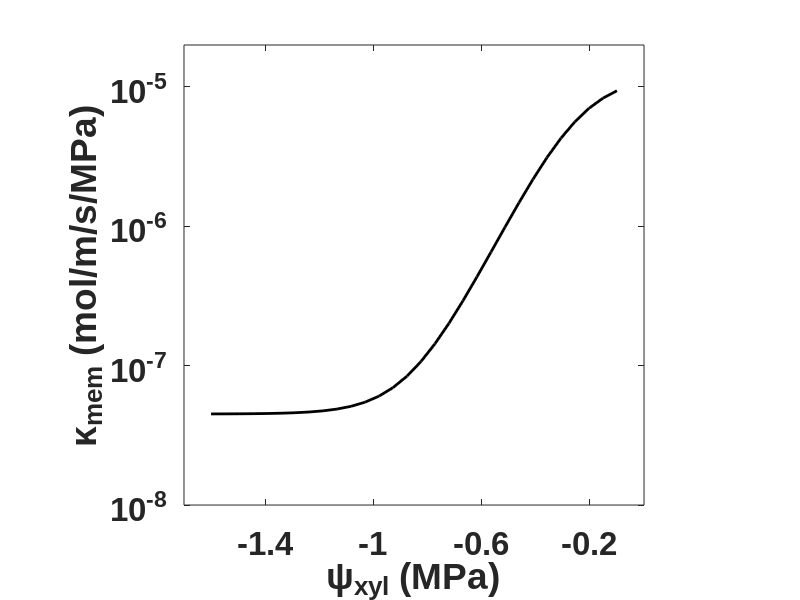

This figure's MATLAB source: (Note: this script raises an error after producing the figure.)
% code_for_preferred_architecture_main_text_Figs_4c_to_4h.m
% Description: This code executes the mathematical model developed in SI
% Section S10 in the paper titled, "Loss of plasma membrane conductance of 
% outside-xylem zone explains non-stomatal control of transpiration". We 
% generate 3 predictions (mean and bounds of uncertainty interval) with 
% npoints (see below) being the number of points in the discretized domain 
% for each prediction. npoints are distributed across four ranges in 
% psi_xyl: -0.4 to 0; -0.8 to -0.4; -1.2 to -0.8 and -1.6 to -1.2 (MPa). 
% The prediction mean and bounds of uncertainty interval is then compared to 
% the data mean +/- S.E. 
% This code uses the following MATLAB toolboxes:
% 1. Optimization Toolbox
% Code developed by: Sabyasachi Sen
% Email: ss3945@cornell.edu
% Affiliation: Cornell University
% Created: February 8, 2025
% Last Modified: February 10, 2025
% Copyright (c) 2025 Sabyasachi Sen
% If you use this code in your research, please cite as:
% "Sabyasachi Sen. (2025). code_for_preferred_hypothesis_main_text_Figs_4c_to_4h.m
% Retrieved from manuscript titled: Loss of plasma membrane conductance of 
% outside-xylem zone explains non-stomatal control of transpiration"
% This code is provided under the MIT License.
% For full license terms, see: https://opensource.org/licenses/MIT

clear;
close all;
clc;

%% Thermodynamic parameters (see Table S3 in SI Section S10)

leaf_temp=309; % leaf temperature (=36C) in Kelvin
p_sat=5946.178; % saturation pressure in Pa at 36C
R=8.314; % universal gas constant in SI units Pa.m3/K/mol
v_bar=18e-6; % molar volume of water in m3/mol
c=39.45; % molar concentration of air in mol/m3
D=2.5e-5; % diffusivity of water vapor in air in m2/s
p_atm=101325; % atmospheric pressure in Pa
kai_0=p_sat/p_atm; % reference mole fraction of water vapor at leaf temperature

%% Introduce uncertainty in parameters to generate uncertainty interval in predictions (see Tables S4 and S5 in SI Section S10)

% Notation: variable name: high, mid, low values
A_cc_arr=[5e-9, 6e-9, 7e-9]; % x-sectional area for flow in cell-to-cell path (in m2)
A_vap_arr=[5e-9, 5.5e-9, 6e-9]; % x-sectional area for flow in apoplasmic path (in m2)
bs_tortuosity_arr=[1, 2, 4]; % bundle sheath tortuosity (dimensionless)
mes_tortuosity_arr=[1, 1.5, 4]; % mesophyll tortuosity (dimensionless)
kappa_mem_max_arr=[12e-6, 11e-6, 10e-6]; % maximum membrane conductivity in mol/m/s/MPa
kappa_mem_min_arr=[4.5e-8, 4.1e-8, 3.7e-8]; % minimum membrane conductivity in mol/m/s/MPa
kappa_mem_trigger_arr=[-0.24e6, -0.22e6, -0.2e6]; % xylem stress at which 'characteristic' loss of membrane conductivity occurs (in Pa)
kappa_mem_decline_sensitivity_arr=[0.9e-5, 1.1e-5, 1.3e-5]; % determines sensitivity of membrane conductivity to xylem stress in MPa^(-1)

% Fig. 4f (well-watered) corresponds to psi_xyl = -0.4 +/- 0.15 MPa: use VPD=3.8 kPa; i=7th element in psi_xyl array for ii=1,2,3 to generate Fig. 4f
% Fig. 4g (water-limited) corresponds to psi_xyl = -0.85 +/- 0.15 MPa: use VPD=4.2 kPa; i=14 (for ii=3), i=16 (for ii=2), and i=18 (for ii=1) to generate Fig. 4g
% Fig. 4h (abaxial-taped) corresponds to psi_xyl = -1.2 +/- 0.15 MPa: use VPD=4.2 kPa; gs_ad=75e-3, gs_ab=0; ii=1: i=17; ii=2: i=20; ii=3: i=24 to generate Fig. 4h

%% Constant leaf anatomical parameters (see Table S4 in SI Section S10)

L_total=2e-4; % total thickness of leaf in m
L_ad=L_total/2; % Assume half-thickness of leaf 
L_ab=L_total/2; % Assume half-thickness of leaf 
L_bs=L_ad/3; % Assume bundle sheath occupies 1/3rd of leaf thickness
A_cw=0.08e-9; % x-sectional area for flow in cell wall (in m2)

%% Constant transport parameters (see Table S5 in SI Section S10)

k_cc=5e-5; % hydraulic conductivity of cell-to-cell path in mol/m/s/MPa: Rockwell review undersaturation - use higher end of L_p 
gs_ad=90e-3; % adaxial stomatal conductance in mol/m2/s
gs_ab=90e-3; % abaxial stomatal conductance in mol/m2/s
gs=(gs_ad+gs_ab)*1e3; % total stomatal conductance in mmol/m2/s: will be used to calculate transpiration rate

%% Driving forces for transpiration

% psi_xylem sweep
npoints=30; % number of nodes in the discretized domain
psi_xylem=flipud(linspace(-1.6,-0.1,npoints)')*1e6; % xylem water potential in Pa
xylem_means=[-0.2;-0.6;-1;-1.4]; % for plotting in bins

% VPD sweep 
rel_hum = flipud(linspace(0.36,0.7,npoints)'); % relative humidity of bulk air outside the leaf
vpd = p_sat*(1-rel_hum)/1e3; % vpd in kPa: the mean vpd in our measurements is ~3.8 kPa which is the last element in the vpd array here

%% Finite difference discretization parameters:

N=1000; % Total # of nodes including boundary nodes
h=L_total/(N-1); % interval between nodes

%% Coordinates along leaf thickness direction (in metres)

coords_ad=linspace(0,L_ad,N)'; % adaxial coordinates
coords_ab=linspace(-L_ab,0,N)'; % abaxial coordinates
coords_bs_ad=coords_ad(1:round(N/3)); % adaxial bundle sheath coordinates
coords_bs_ab=coords_ab(round(2*N/3)+1:end); % abaxial bundle sheath coordinates
coords_mes_ad=coords_ad(round(N/3):end); % adaxial mesophyll coordinates
coords_mes_ab=coords_ab(1:round(2*N/3)+1); % abaxial mesophyll coordinates
coordinates_ad=coords_ad*1e6; % coordinates for adaxial section: microns for plotting
coordinates_ab=coords_ab*1e6; % coordinates for abaxial section: microns for plotting

%% Loop through 3 sets of parameters

for ii=1:3

    % Variable leaf anatomical parameters and transport parameters (see Tables S4 and S5 in SI Section S10)

    bs_tortuosity=bs_tortuosity_arr(ii); % bundle sheath tortuosity
    mes_tortuosity=mes_tortuosity_arr(ii); % mesophyll tortuosity

    k_bs_vap=c*D*v_bar*kai_0/(R*leaf_temp)/bs_tortuosity/1e-6; % hydraulic conductivity of vapor in bundle sheath in mol/m/s/MPa; this assumes driving force for transport is water potential. Ref: Rockwell 2014
    k_mes_vap=c*D*v_bar*kai_0/(R*leaf_temp)/mes_tortuosity/1e-6; % hydraulic conductivity of vapor in mesophyll in mol/m/s/MPa; this assumes driving force for transport is water potential. Ref: Rockwell 2014
    
    k_bs_cw=2.7e-6/bs_tortuosity; % hydraulic conductivity of bundle sheath cell wall in mol/m/s/MPa; this assumes driving force for transport is water potential gradient. Refs: Michael potato parenchyma 1997; Rockwell et al. 2022
    k_mes_cw=2.7e-6/mes_tortuosity; % hydraulic conductivity of mesophyll cell wall in mol/m/s/MPa; this assumes driving force for transport is water potential gradient. Refs: Michael potato parenchyma 1997; Rockwell et al. 2022

    A_cc=A_cc_arr(ii); % see SI Section S10 for choice of A_cc
    A_vap=A_vap_arr(ii); % see SI Section S10 for choice of A_vap
                
    %% Tissue hydraulic conductivity parameters 
    
    % Membrane hydraulic parameters for current iteration
    kappa_mem_max=kappa_mem_max_arr(ii); 
    kappa_mem_decline_sensitivity=kappa_mem_decline_sensitivity_arr(ii); 
    kappa_mem_trigger=kappa_mem_trigger_arr(ii); 
    kappa_mem_min=kappa_mem_min_arr(ii); 
    % sigmoid function
    kappa_mem_arr=kappa_mem_max*1./(1+exp(-kappa_mem_decline_sensitivity*(psi_xylem-kappa_mem_trigger)))+kappa_mem_min; 
    
    % plot kappa_mem vs psi_xyl
    figure(1);hold on;
    plot(psi_xylem/1e6,kappa_mem_arr,'k-','linewidth',2);hold on;
    pbaspect([1 1 1]);
    ylabel('\kappa_{mem} (mol/m/s/MPa)');ylim([1e-8 2e-5]);
    xlabel('\psi_{xyl} (MPa)');xlim([-1.7 0]);xticks(flipud(xylem_means));
    set(gca,'fontsize',24,'ticklabelinterpreter','tex','fontname','Arial','fontweight','bold','yscale','log');
    box on;ax=gca;ax.LineWidth = 2;
    
    %% Solution
    
    % Initialize arrays that will contain the solutions: psi_cc and psi_apo (in Pa)
    psi_bs_cc_ad_arr=zeros(length(psi_xylem),length(rel_hum)); % psi_cc in bundle sheath adaxial domain
    psi_bs_cc_ab_arr=zeros(length(psi_xylem),length(rel_hum)); % psi_cc in bundle sheath abaxial domain
    psi_bs_apo_ad_arr=zeros(length(psi_xylem),length(rel_hum)); % psi_apo in bundle sheath adaxial domain
    psi_bs_apo_ab_arr=zeros(length(psi_xylem),length(rel_hum)); % psi_apo in bundle sheath abaxial domain

    psi_mes_cc_ad_N=zeros(length(psi_xylem),length(rel_hum)); % psi_cc in mesophyll adaxial domain
    psi_mes_cc_ab_N=zeros(length(psi_xylem),length(rel_hum)); % psi_cc in mesophyll abaxial domain
    psi_mes_apo_ad_N=zeros(length(psi_xylem),length(rel_hum)); % psi_apo in mesophyll adaxial domain
    psi_mes_apo_ab_N=zeros(length(psi_xylem),length(rel_hum)); % psi_apo in mesophyll abaxial domain
    
    for i=1:length(psi_xylem)
    
        kappa_mes_mem=kappa_mem_arr(i); % mesophyll membrane conductivity 
        kappa_bs_mem=kappa_mes_mem; % bundle sheath membrane conductivity 
        
        for j=1:length(rel_hum)
    
            % see SI Section S10 for details of these constants
            % a1, a2, b1, and b2 multiply the derivates in SI equations S30 and S31
            a1=kappa_bs_mem/(k_cc*A_cc); 
            a2=kappa_bs_mem/(k_bs_cw*A_cw + k_bs_vap*A_vap);
            
            b1=kappa_mes_mem/(k_cc*A_cc); 
            b2=kappa_mes_mem/(k_mes_cw*A_cw + k_mes_vap*A_vap);
            
            % r3 and s3 are the roots of the auxiliary equation: see SI equation S43
            r3=+sqrt(a1+a2);
            s3=+sqrt(b1+b2);
            
            % solve for the unknown x's ('alpha's in SI equations S44 and S45)
            init=[-1e6,-1e8,-10,-1e6,-2e6,-2e8,-20,-2e6,-1.5e6,-1.5e8,-25,-1.5e6,-2.5e6,-2.5e8,-30,-2.5e6];
            x=fsolve(@(x)solver_separate_bs_and_mesophyll(x,psi_xylem(i),rel_hum(j),a1,a2,b1,b2,r3,s3,L_ad,L_ab,L_bs,gs_ad,gs_ab,p_sat,v_bar,R,leaf_temp,k_mes_vap,k_bs_vap,k_mes_cw,k_bs_cw,p_atm,A_cc,A_vap,A_cw),init);
            
            %  psi_bs
            psi_bs_cc_ad_arr=x(1) + x(2)*coords_bs_ad + x(3)*exp(r3*coords_bs_ad) + x(4)*exp(-r3*coords_bs_ad);
            psi_bs_apo_ad_arr=x(1) + x(2)*coords_bs_ad - a2*x(3)*exp(r3*coords_bs_ad)/a1 - a2*x(4)*exp(-r3*coords_bs_ad)/a1;
            psi_bs_cc_ab_arr=x(5) + x(6)*coords_bs_ab + x(7)*exp(r3*coords_bs_ab) + x(8)*exp(-r3*coords_bs_ab);
            psi_bs_apo_ab_arr=x(5) + x(6)*coords_bs_ab - a2*x(7)*exp(r3*coords_bs_ab)/a1 - a2*x(8)*exp(-r3*coords_bs_ab)/a1;
            
            % psi_mes
            psi_mes_cc_ad_arr=x(9) + x(10)*coords_mes_ad + x(11)*exp(s3*coords_mes_ad) + x(12)*exp(-s3*coords_mes_ad);
            psi_mes_apo_ad_arr=x(9) + x(10)*coords_mes_ad - b2*x(11)*exp(s3*coords_mes_ad)/b1 - b2*x(12)*exp(-s3*coords_mes_ad)/b1;
            psi_mes_cc_ab_arr=x(13) + x(14)*coords_mes_ab + x(15)*exp(s3*coords_mes_ab) + x(16)*exp(-s3*coords_mes_ab);
            psi_mes_apo_ab_arr=x(13) + x(14)*coords_mes_ab - b2*x(15)*exp(s3*coords_mes_ab)/b1 - b2*x(16)*exp(-s3*coords_mes_ab)/b1;        
            
            % Combining the two cell-to-cell domains
            psi_cc_ab_arr=[psi_mes_cc_ab_arr(1:end-1);psi_bs_cc_ab_arr];
            psi_cc_ad_arr=[psi_bs_cc_ad_arr(1:end-1);psi_mes_cc_ad_arr];
            
            % Combining the two apoplasm domains
            psi_apo_ab_arr=[psi_mes_apo_ab_arr(1:end-1);psi_bs_apo_ab_arr];
            psi_apo_ad_arr=[psi_bs_apo_ad_arr(1:end-1);psi_mes_apo_ad_arr];

            % Terminal apoplast and symplast potentials on adaxial side 
            psi_mes_cc_ad_N(i,j)=psi_mes_cc_ad_arr(end)/1e6; % divide by 1e6 to convert from Pa to MPa
            psi_mes_apo_ad_N(i,j)=psi_mes_apo_ad_arr(end)/1e6; % divide by 1e6 to convert from Pa to MPa 
            
            % Terminal apoplast and symplast potentials on abaxial side 
            psi_mes_cc_ab_N(i,j)=psi_mes_cc_ab_arr(end)/1e6; % divide by 1e6 to convert from Pa to MPa
            psi_mes_apo_ab_N(i,j)=psi_mes_apo_ab_arr(end)/1e6; % divide by 1e6 to convert from Pa to MPa
                    
        end
        
        kappa_mem_exp=floor(log10(kappa_mes_mem));
        kappa_mem_a=kappa_mes_mem/(10^kappa_mem_exp);

        % Plot psi_apoplast vs z
        figure(2);
        plot([psi_cc_ab_arr; psi_cc_ad_arr]/1e6,[coordinates_ab; coordinates_ad],[psi_apo_ab_arr; psi_apo_ad_arr]/1e6,[coordinates_ab; coordinates_ad],'linewidth',4);
        pbaspect([1 1 1]);
        xlabel('\psi(MPa)','interpreter','tex');xlim([-20 0]);
        ylabel('z (\mu m)','interpreter','tex');ylim([-110 110]);
        set(gca,'fontsize',24,'ticklabelinterpreter','tex','FontName','Arial','FontWeight','Bold');
        title(sprintf('\\kappa_{mem} = %.2f \\times 10^{%d} mol/m/s/MPa',kappa_mem_a,kappa_mem_exp),'FontSize',20,'Interpreter','tex');
        legend1=legend(sprintf('\\psi_{c-c}'),sprintf('\\psi_{apo}'),'interpreter','tex');
        set(legend1,'Position',[0.157149113714695 0.748901596398512 0.159461545944213 0.147857143765404],'Interpreter','tex','FontSize',20,'FontName','Arial');
        box on;ax=gca;ax.LineWidth = 2;
        drawnow();
        thisFrame=getframe(gcf);
        size(thisFrame.cdata)
        % Write this frame out to a new video file.
        myMovie1(i) = thisFrame;

    end
    
    %% Calculate goxz
    % Note: here, e_xyl, e_i - all "e"s are vapor pressures
    
    e_xyl=p_sat.*exp(v_bar*psi_xylem./(R*leaf_temp)); % equivalent vapor pressure at xylem water potential 
    e_air=p_sat-vpd(end)*1e3; % vapor pressure in the air outside the leaf
    e_i_high_vpd=p_sat.*exp(v_bar*psi_mes_apo_ad_N(:,end)*1e6./(R*leaf_temp)); % equivalent vapor pressure at AquaDust water potential in the ssc
    rh=e_i_high_vpd./p_sat; % relative humidity in the ssc
    e=gs*(e_i_high_vpd-e_air)/p_atm; % calculate transpiration rate e
    goxz_all=e./(e_xyl-e_i_high_vpd)*p_atm; % calculate g_oxz
    goxz_all=goxz_all.*ones(length(psi_xylem),length(psi_xylem));
    goxz=goxz_all(:,1); % extract g_oxz (here, there is no variation of g_oxz with VPD so any column will do)
    
    %% Calculate model prediction mean and max/min to generate uncertainty intervals
    
    % binned rh predictions
    rh_bin1=rh(psi_xylem>-0.4e6);
    rh_bin2=rh(psi_xylem<-0.4e6 & psi_xylem>-0.8e6);
    rh_bin3=rh(psi_xylem<-0.8e6 & psi_xylem>-1.2e6);
    rh_bin4=rh(psi_xylem<-1.2e6 & psi_xylem>=-1.6e6);
    
    % binned goxz predictions
    goxz_bin1=goxz(psi_xylem>-0.4e6);
    goxz_bin2=goxz(psi_xylem<-0.4e6 & psi_xylem>-0.8e6);
    goxz_bin3=goxz(psi_xylem<-0.8e6 & psi_xylem>-1.2e6);
    goxz_bin4=goxz(psi_xylem<-1.2e6 & psi_xylem>=-1.6e6);

    if ii==1 % upper bound on uncertainty interval

        rh_bin1_max=mean(rh_bin1);
        rh_bin2_max=mean(rh_bin2);
        rh_bin3_max=mean(rh_bin3);
        rh_bin4_max=mean(rh_bin4);

        goxz_bin1_max=mean(goxz_bin1);
        goxz_bin2_max=mean(goxz_bin2);
        goxz_bin3_max=mean(goxz_bin3);
        goxz_bin4_max=mean(goxz_bin4);
    
    elseif ii==2 % mean prediction

        rh_bin1_mean=mean(rh_bin1);rh_bin1_pos_err=rh_bin1_max-rh_bin1_mean; % compute difference between upper bound on uncertainty interval and mean
        rh_bin2_mean=mean(rh_bin2);rh_bin2_pos_err=rh_bin2_max-rh_bin2_mean;
        rh_bin3_mean=mean(rh_bin3);rh_bin3_pos_err=rh_bin3_max-rh_bin3_mean;
        rh_bin4_mean=mean(rh_bin4);rh_bin4_pos_err=rh_bin4_max-rh_bin4_mean;

        goxz_bin1_mean=mean(goxz_bin1);goxz_bin1_pos_err=goxz_bin1_max-goxz_bin1_mean; % compute difference between upper bound on uncertainty interval and mean
        goxz_bin2_mean=mean(goxz_bin2);goxz_bin2_pos_err=goxz_bin2_max-goxz_bin2_mean;
        goxz_bin3_mean=mean(goxz_bin3);goxz_bin3_pos_err=goxz_bin3_max-goxz_bin3_mean;
        goxz_bin4_mean=mean(goxz_bin4);goxz_bin4_pos_err=goxz_bin4_max-goxz_bin4_mean;
    
    else % lower bound on uncertainty interval

        rh_bin1_min=mean(rh_bin1);rh_bin1_neg_err=rh_bin1_mean-rh_bin1_min; % compute difference between mean and lower bound on uncertainty interval
        rh_bin2_min=mean(rh_bin2);rh_bin2_neg_err=rh_bin2_mean-rh_bin2_min;
        rh_bin3_min=mean(rh_bin3);rh_bin3_neg_err=rh_bin3_mean-rh_bin3_min;
        rh_bin4_min=mean(rh_bin4);rh_bin4_neg_err=rh_bin4_mean-rh_bin4_min;

        goxz_bin1_min=mean(goxz_bin1);goxz_bin1_neg_err=goxz_bin1_mean-goxz_bin1_min; % compute difference between mean and lower bound on uncertainty interval
        goxz_bin2_min=mean(goxz_bin2);goxz_bin2_neg_err=goxz_bin2_mean-goxz_bin2_min;
        goxz_bin3_min=mean(goxz_bin3);goxz_bin3_neg_err=goxz_bin3_mean-goxz_bin3_min;
        goxz_bin4_min=mean(goxz_bin4);goxz_bin4_neg_err=goxz_bin4_mean-goxz_bin4_min;
    end

end

%% Plotting prediction mean and uncertainty interval

rh_neg_err=[rh_bin1_neg_err;rh_bin2_neg_err;rh_bin3_neg_err;rh_bin4_neg_err];
rh_pos_err=[rh_bin1_pos_err;rh_bin2_pos_err;rh_bin3_pos_err;rh_bin4_pos_err];
rh_means_model=[rh_bin1_mean;rh_bin2_mean;rh_bin3_mean;rh_bin4_mean];

figure(3);
bar(xylem_means,rh_means_model,0.5,'linewidth',2);hold on;
pbaspect([1 1 1]);
er=errorbar(xylem_means,rh_means_model,rh_neg_err,rh_pos_err,'linewidth',2);
er.Color=[0 0 0];                            
er.LineStyle='none';  
ylabel('\it{h}_{ssc}^{apo}');ylim([0.9 1.01]);
xlabel('\psi_{xyl} (MPa)');xlim([-1.7 0]);xticks(flipud(xylem_means));
set(gca,'fontsize',24,'ticklabelinterpreter','tex','FontName','Arial','fontweight','bold');
box on;ax=gca;ax.LineWidth = 2;

goxz_neg_err=[goxz_bin1_neg_err;goxz_bin2_neg_err;goxz_bin3_neg_err;goxz_bin4_neg_err];
goxz_pos_err=[goxz_bin1_pos_err;goxz_bin2_pos_err;goxz_bin3_pos_err;goxz_bin4_pos_err];
goxz_means_model=[goxz_bin1_mean;goxz_bin2_mean;goxz_bin3_mean;goxz_bin4_mean];

figure(4);
bar(xylem_means,goxz_means_model,0.5,'linewidth',2);hold on;
pbaspect([1 1 1]);
er=errorbar(xylem_means,goxz_means_model,goxz_neg_err,goxz_pos_err,'linewidth',2);
er.Color=[0 0 0];                            
er.LineStyle='none';
ylabel('{\itg}_{oxz} (mmol/m^2/s)');ylim([4e2 6e4]);
xlabel('\psi_{xyl} (MPa)');xlim([-1.7 0]);xticks(flipud(xylem_means));
set(gca,'fontsize',24,'ticklabelinterpreter','tex','FontName','Arial','fontweight','bold','yscale','log');
box on;ax=gca;ax.LineWidth = 2;

%% plot h_ssc^apo expt and model together

% rh expt data from Fig. 2c
rh_means_expt=[0.992847001815885;0.946963460686416;0.929521991233521;0.919537568810321];
rh_se_expt=[0.00180002577421479;0.0201784472288282;0.0131077713211281;0.0122904973618615];

figure(5);
b1=bar(xylem_means,[rh_means_expt zeros(length(rh_means_expt),1)],'grouped','linewidth',2);hold on;
x=NaN(2,4);
for i = 1:2
    x(i,:) = b1(i).XEndPoints;
end
errorbar(x',[rh_means_expt zeros(length(rh_means_expt),1)],[rh_se_expt zeros(length(rh_se_expt),1)],[rh_se_expt zeros(length(rh_se_expt),1)],'k','linestyle','none','linewidth',2);

b2=bar(xylem_means,[zeros(length(rh_means_model),1) rh_means_model],'grouped','linewidth',2);hold on;
for i = 1:2
    x(i,:) = b2(i).XEndPoints;
end
errorbar(x',[zeros(length(rh_means_model),1) rh_means_model],[zeros(length(rh_neg_err),1) rh_neg_err],[zeros(length(rh_pos_err),1) rh_pos_err],'k','linestyle','none','linewidth',2);

xlabel('\psi_{xyl} (MPa)');xlim([-1.7 0]);xticks(flipud(xylem_means));
ylabel('\it{h}_{ssc}^{apo}');ylim([0.88 1.01]);
set(gca,'fontsize',24,'ticklabelinterpreter','tex','FontName','Arial','fontweight','bold');
pbaspect([1 1 1]);
legend([b1(1) b2(2)],'Experiment','Model','Position',[0.265625 0.757142857142857 0.283928571428571 0.129761904761905]);
b2(2).FaceColor(1,:)=[0.8500 0.3250 0.0980];
box on;ax=gca;ax.LineWidth = 2;

%% plot goxz expt and model together

% goxz expt data from Fig. 2e
goxz_means_expt=[38556.2258047020;5667.33817184295;2422.37978608609;1541.23262663729];
goxz_se_expt=[13600.6249811751;1367.98145675526;303.839465584318;290.498308255051];

figure(6);
b1=bar(xylem_means,[goxz_means_expt zeros(length(goxz_means_expt),1)],'grouped','linewidth',2);hold on;
x=NaN(2,4);
for i = 1:2
    x(i,:) = b1(i).XEndPoints;
end
errorbar(x',[goxz_means_expt zeros(length(goxz_means_expt),1)],[goxz_se_expt zeros(length(goxz_se_expt),1)],[goxz_se_expt zeros(length(goxz_se_expt),1)],'k','linestyle','none','linewidth',2);

b2=bar(xylem_means,[zeros(length(goxz_means_model),1) goxz_means_model],'grouped','linewidth',2);hold on;
for i = 1:2
    x(i,:) = b2(i).XEndPoints;
end
errorbar(x',[zeros(length(goxz_means_model),1) goxz_means_model],[zeros(length(goxz_neg_err),1) goxz_neg_err],[zeros(length(goxz_pos_err),1) goxz_pos_err],'k','linestyle','none','linewidth',2);

xlabel('\psi_{xyl} (MPa)');xlim([-1.7 0]);xticks(flipud(xylem_means));
ylabel('{\itg}_{oxz} (mmol/m^2/s)');ylim([6e2 8e4]);
set(gca,'fontsize',24,'ticklabelinterpreter','tex','FontName','Arial','fontweight','bold','yscale','log');
pbaspect([1 1 1]);
legend([b1(1) b2(2)],'Experiment','Model','Position',[0.265625 0.757142857142857 0.283928571428571 0.129761904761905]);
b2(2).FaceColor(1,:)=[0.8500 0.3250 0.0980];
box on;ax=gca;ax.LineWidth = 2;

%% save workspace variables

filename='workspace_variables.mat';
save(filename);